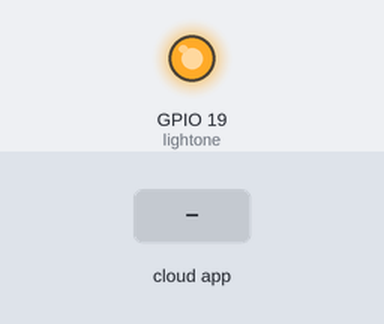
The sketch below on a simulated ESP8266 (NodeMCU). On the bench: output pins drawn as LEDs (lit = HIGH). Inputs (shaded band) come from the test bench. WiFi joins after 1.5 s; servers stay silent unless stated; no MQTT or app messages arrive unless stated; what the sketch prints to the serial monitor is not drawn.

Above: at 2.7 s.
2.8 s: the phone or cloud app sets slide to 30
At 3.9 s:
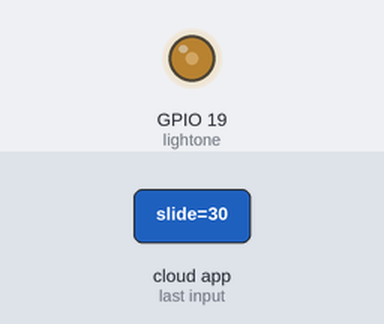
4.3 s: the phone or cloud app sets slide to 40
At 5.3 s:
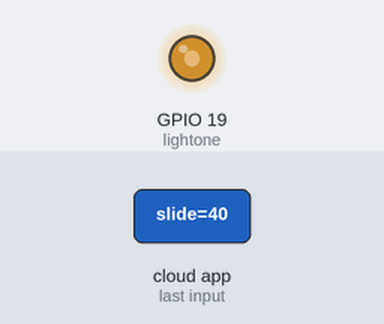
5.8 s: the phone or cloud app sets slide to 50
At 6.8 s:
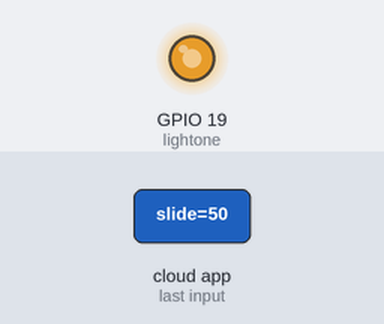
Timing chart, 0 to 8.8 s (numbered marks = the images above; inputs shaded):
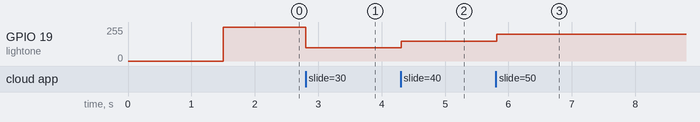

Measured:
- after the input at 2.8 s, GPIO 19 (lightone): 255/255 → 100/255 at once
- after the input at 4.3 s, GPIO 19 (lightone): 100/255 → 150/255 at once
- after the input at 5.8 s, GPIO 19 (lightone): 150/255 → 200/255 at once

The sketch:

27nov_adafruitgmail.ino
```cpp
#include<ESP8266WiFi.h>
#include<Adafruit_MQTT.h>
#include<Adafruit_MQTT_Client.h>

#define ssid              "Niltech"
#define password          "Niltech@12345"

#define AIO_SERVER        "io.adafruit.com"
#define AIO_SERVERPORT    1883

#define AIO_USERNAME       "sunderb"
#define AIO_KEY            "f52326c53c4f4c26aed698a559f2d627"
const int lightone = 19;

WiFiClient client;

Adafruit_MQTT_Client mqtt (&client, AIO_SERVER, AIO_SERVERPORT, AIO_USERNAME, AIO_KEY);

Adafruit_MQTT_Subscribe slider = Adafruit_MQTT_Subscribe(&mqtt, AIO_USERNAME "/feed/slide");

 void MQTT_connect();

 void setup()
 {
  Serial.begin(115200);

  WiFi.begin(ssid,password);
  delay(500);

  while(WiFi.status() != WL_CONNECTED)
  {
    Serial.print(".");
    delay(50);
  }

  Serial.println("Connected");
  Serial.println(WiFi.localIP());

  mqtt.subscribe(&slider);
  pinMode(lightone, OUTPUT);
  digitalWrite(lightone, HIGH);


  MQTT_connect();
 }

 void loop()
 {
  Adafruit_MQTT_Subscribe *subscription;

      while(subscription = mqtt.readSubscription(1000))
      {
        if(subscription == &slider)
        {
          char *value = (char *)slider.lastread;
          String messege = String(value);
          messege.trim();
          Serial.print(messege);
          if(messege == "10"){
            analogWrite(lightone,0);}
          if(messege == "20"){
            analogWrite(lightone,50);}
          if(messege == "30"){
            analogWrite(lightone,100);}
          if(messege == "40"){
            analogWrite(lightone,150);}
          if(messege == "50"){
            analogWrite(lightone,200);}
          if(messege == "60"){
            analogWrite(lightone,255);}

          }

        }
      }

void MQTT_connect()
{
  int8_t ret;

  if (mqtt.connected())
  {
    return;
  }
  Serial.print("Connecting to MQTT... ");

  uint8_t retries = 3;
  while ((ret = mqtt.connect()) != 0)
    { // connect will return 0 for connected
       Serial.println(mqtt.connectErrorString(ret));
       Serial.println("Retrying MQTT connection in 5 seconds...");
       mqtt.disconnect();
       delay(5000);  // wait 5 seconds
       retries--;
       if (retries == 0)
       {
         // basically die and wait for WDT to reset me
         while (1);
       }
    }
  Serial.println("MQTT Connected!");
}
```
